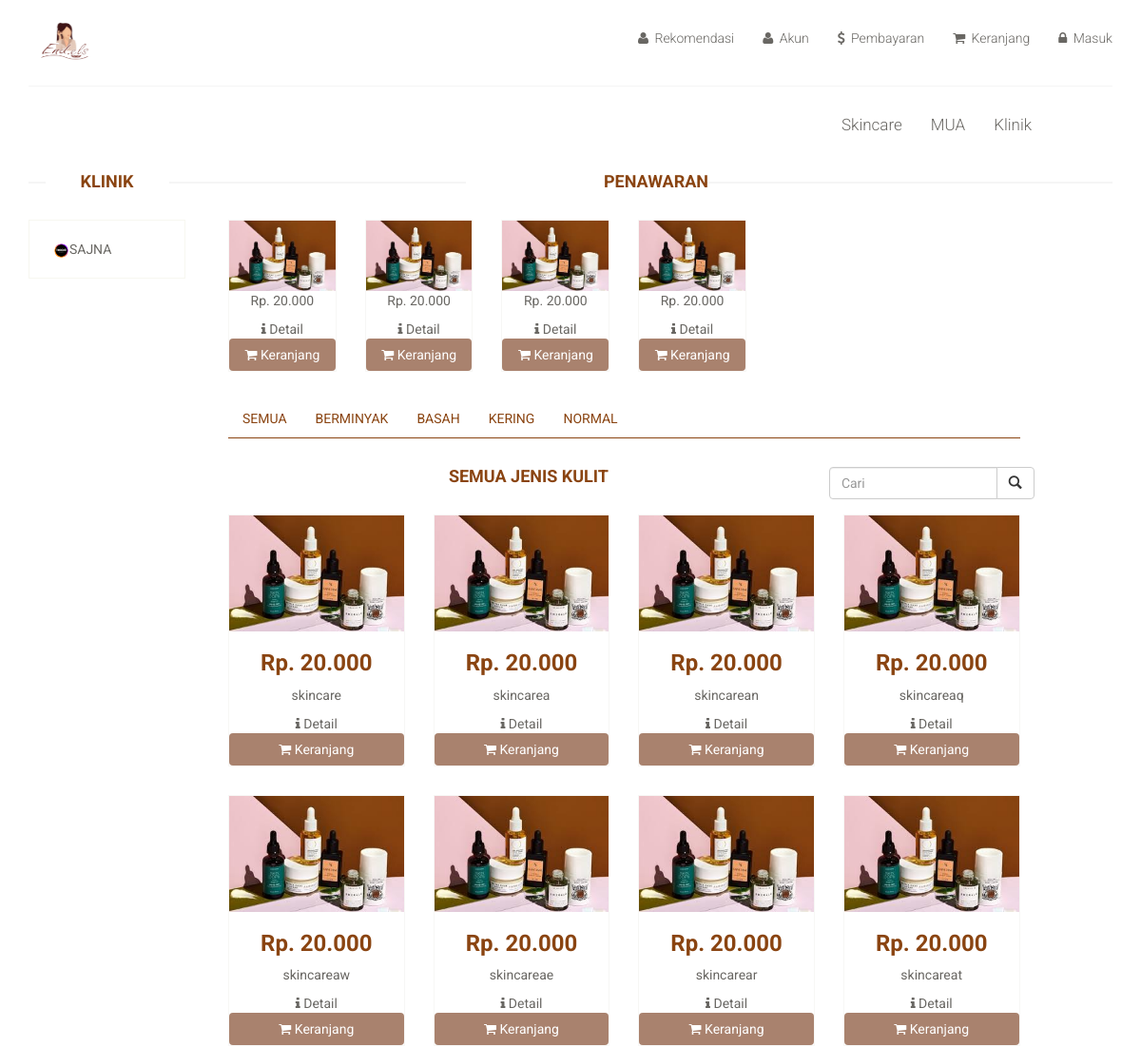
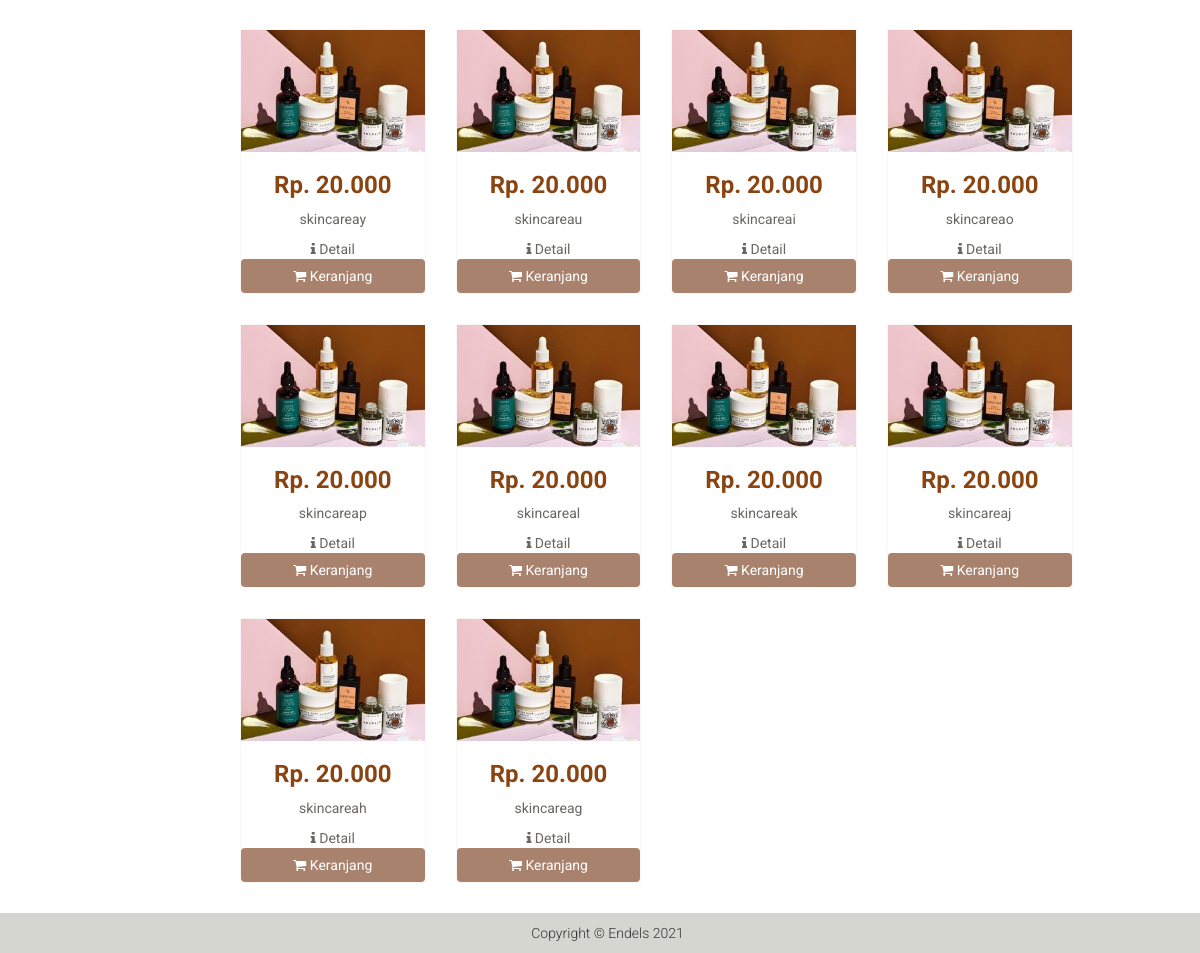
The page / on the database its author committed (2 pictures, top to bottom).
### tables this page shows
CREATE TABLE `toko` (
  `id_toko` int(11) NOT NULL,
  `id_user` int(11) NOT NULL,
  `id_klinik` int(11) NOT NULL,
  `nama_toko` varchar(50) NOT NULL,
  `alamat_toko` varchar(100) NOT NULL,
  `rt` int(3) NOT NULL,
  `rw` int(3) NOT NULL,
  `kelurahan` varchar(100) NOT NULL,
  `kecamatan` varchar(100) NOT NULL,
  `kabupaten` varchar(100) NOT NULL,
  `provinsi` varchar(100) NOT NULL,
  `kode_pos` int(11) NOT NULL,
  `tanggal_daftar` date NOT NULL,
  `nomor` int(11) NOT NULL,
  `logo` varchar(255) NOT NULL
);

CREATE TABLE `produk` (
  `id_produk` int(11) NOT NULL,
  `nama_produk` varchar(50) NOT NULL,
  `deskripsi` text NOT NULL,
  `foto` varchar(255) NOT NULL,
  `foto_2` varchar(255) NOT NULL,
  `foto_3` varchar(255) NOT NULL,
  `foto_4` varchar(255) NOT NULL,
  `harga` int(11) NOT NULL,
  `jumlah` int(11) NOT NULL,
  `berat` int(11) NOT NULL,
  `id_katagori` int(11) NOT NULL,
  `id_toko` int(11) NOT NULL,
  `rekomendasi` enum('1','0') NOT NULL DEFAULT '0'
);

CREATE TABLE `katagori` (
  `id_katagori` int(11) NOT NULL,
  `nama_katagori` varchar(255) NOT NULL,
  `gambar` varchar(255) NOT NULL
);

### application/controllers/skincare.php (called while the page is built, shortened)
<?php
class Skincare extends CI_Controller {
	public function __construct()
	{
		$this->load->model('M_Produk', '', TRUE);
	}
	public function index()
	{
		$data['katagori'] = $this->M_Produk->all_katagori();
		$data['produk'] = $this->M_Produk->all_produk();
		$data['rekomen'] = $this->M_Produk->penawaran();
		$data['toko'] = $this->M_Produk->toko();
		$this->load->view('template/header');
		$this->load->view('template/sidebar',$data);
		$this->load->view('user/index',$data);
		$this->load->view('template/footer');
	}
}

### index.php (called while the page is built, shortened)
<?php
require_once BASEPATH.'core/CodeIgniter.php';

### application/models/M_Produk.php (called while the page is built, shortened)
<?php
class M_Produk extends CI_Model
{
	public function all_katagori(){
		$this->db->select('*');
		$this->db->from('katagori');
		$query = $this->db->get();
		return $query->result_array();
	}
	public function all_produk(){
		$this->db->select('*');
		$this->db->from('produk');
		$this->db->join('katagori','katagori.id_katagori=produk.id_katagori');
		$query = $this->db->get();
		return $query->result_array();
	}
	public function penawaran(){
		$this->db->select('*');
		$this->db->from('produk');
		$this->db->where('rekomendasi',1);
		$query = $this->db->get();
		return $query->result_array();
	}
	public function toko(){
		$this->db->select('*');
		$this->db->from('toko');
		$query = $this->db->get();
		return $query->result_array();
	}
}

### application/views/user/index.php (the view, shortened to what this page needs)
			<h2 class="title text-center">Penawaran</h2>
			<div class="col-sm-9 padding-right">
				<div class="recommended_items">
						<?php foreach ($rekomen as $rek) {?>
						<div class="col-sm-2">
							<div class="product-image-wrapper">
								<div class="single-products">
									<div class="productinfo text-center">
										<img src="<?= base_url('asset/produk/').$rek['foto'];?>" alt="" />
										<p>Rp. <?=number_format($rek['harga'],'0','','.');?></p>
										<a href="#" class="detail" data-toggle="modal" data-target="#detail<?=$rek['id_produk']?>"><i class="fa fa-info"></i> Detail</a>
												<?php
													$hiddena = array('id_barang' => $rek['id_produk'], 'id_user' => '234');
													echo form_open('skincare/tambah_keranjang', 'id="keranjang'.$rek['id_produk'].'"', $hiddena);
												?>
										<button type="submit" form="keranjang<?=$rek['id_produk']?>" name="keranjang" class="btn btn-default-modal col-md-12" ><i class="fa fa-shopping-cart"> </i> Keranjang</button>
									</div>
								</div>
							</div>
						</div>
						<?php }; ?>
				</div>
				<div class="category-tab">
					<div id="myBtnContainer">
						<div class="col-sm-12">
							<ul class="nav nav-tabs">
								<li class="li"><a onclick="filterSelection('all','Semua jenis kulit')">Semua</a></li>
								<?php
									foreach ($katagori as $kat) {
								?>
									<li class="li"><a onclick="filterSelection('<?=$kat['id_katagori']?>','Kulit <?=$kat['nama_katagori']?>')"><?=$kat['nama_katagori']?></a></li>
								<?php } ?>
							</ul>
						</div>
						<form action="/action_page.php" >
		                <div class="input-group col-sm-3 pull-right">
		                  <input type="text" class="form-control" placeholder="Cari" name="search">
		                  <div class="input-group-btn">
		                    <button class="btn btn-default" type="submit">
		                      <i class="glyphicon glyphicon-search"></i>
		                    </button>
		                  </div>
		                </div>
		              </form>
					</div>
				<h2 class="pro text-center" id="p_judul"></h2>
						<?php foreach ($produk as $pro) {?>
						  <div class="column <?=$pro['id_katagori']?>">
							   <div class="col-sm-3">
									<div class="product-image-wrapper">
										<div class="single-products">
											<div class="productinfo text-center">
												<img src="<?= base_url('asset/produk/').$pro['foto'];?>" alt="" />
												<h2>Rp. <?=number_format($pro['harga'],'0','','.');?></h2>
												<p><?=$pro['nama_produk'];?></p>
												<a href="#" class="detail" data-toggle="modal" data-target="#detail<?=$pro['id_produk']?>"><i class="fa fa-info"></i> Detail</a>
												<?php
													$hiddena = array('id_barang' => $pro['id_produk'], 'id_user' => '234');
													echo form_open('skincare/tambah_keranjang', 'id="keranjang'.$pro['id_produk'].'"', $hiddena);
												?>
												<button type="submit" form="keranjang<?=$pro['id_produk']?>" name="keranjang" class="btn btn-default-modal col-md-12" ><i class="fa fa-shopping-cart"> </i> Keranjang</button>
												</form>
											</div>
										</div>
									</div>
								</div>
						  </div>
						<?php } ?>
				</div>
				</div>
		</div>
	</div>
</section>

### application/views/template/sidebar.php
<div class="col-sm-2">
	<div class="left-sidebar">
		<div class="brands_products">
			<h2><?php
				if ($this->uri->segment('1') == 'skincare') {
					echo "toko";
				} elseif($this->uri->segment('1') == 'mua') {
					echo "mua";
				}else{
					echo "klinik";
				}
			?>
		</h2>
		<div class="brands-name">
			<ul class="nav nav-pills nav-stacked">
				<?php foreach ($toko as $tok) {
					?>
					<li><a href="<?= base_url('skincare/toko/').$tok['id_toko'].'/'.$tok['nama_toko'];?>"> <span class="pull-left"><img src="<?= base_url('asset/logo_toko/').$tok['logo'];?>" width="15%"><?=$tok['nama_toko']?></span></a></li>
				<?php } ?>
			</div>
		</div>
	</div>
</div>

### asset/css/main.css (style rules this page uses)
body { font-family: 'Roboto', sans-serif; background:; position: relative; font-weight:400px; }
ul li { list-style: none; }
a { -webkit-transition: 300ms; -moz-transition: 300ms; -o-transition: 300ms; transition: 300ms; }
h1, h2, h3, h4, h5, h6 { font-family: 'Roboto', sans-serif; }
.column { display: none; }
.pro { color: #8a4411; font-family: 'Roboto', sans-serif; font-size: 18px; font-weight: 700; margin: 0 15px; text-transform: uppercase; margin-bottom: 30px; }
.detail { color: #696763; }
.btn-default-modal { color: #fff; background-color: #7334139c; }
.left-sidebar h2, .brands_products h2 { color: #8a4411; font-family: 'Roboto', sans-serif; font-size: 18px; font-weight: 700; margin: 0 auto 30px; text-align: center; text-transform: uppercase; position: relative; z-index:3; }
.left-sidebar h2:after, h2.title:after { content: " "; position: absolute; border: 1px solid #f5f5f5; bottom:8px; left: 0; width: 100%; height: 0; z-index: -2; }
.left-sidebar h2:before { content: " "; position: absolute; background: #fff; bottom: -6px; width: 130px; height: 30px; z-index: -1; left: 50%; margin-left: -65px; }
h2.title:before { content: " "; position: absolute; background: #fff; bottom: -6px; width: 220px; height: 30px; z-index: -1; left: 50%; margin-left: -110px; }
.brands-name { border: 1px solid #F7F7F0; padding-bottom: 20px; padding-top: 15px; }
.brands-name .nav-stacked li a { background-color: #FFFFFF; color: #696763; font-family: 'Roboto', sans-serif; font-size: 14px; padding: 5px 25px; text-decoration: none; text-transform: uppercase; }
.padding-right { padding-right: 0; }
h2.title { color: #8a4411; font-family: 'Roboto', sans-serif; font-size: 18px; font-weight: 700; margin: 0 15px; text-transform: uppercase; margin-bottom: 30px; position: relative; }
.product-image-wrapper { border:1px solid #F7F7F5; overflow: hidden; margin-bottom:30px; }
.single-products { position: relative; }
.productinfo h2 { color: #8a4411; font-family: 'Roboto', sans-serif; font-size: 24px; font-weight: 700; }
.productinfo p { font-family: 'Roboto', sans-serif; font-size: 14px; font-weight: 400; color: #696763; }
.productinfo img { width: 100%; }
.productinfo { position:relative; }
.category-tab { overflow: hidden; }
.category-tab ul { background: #ffffff; border-bottom: 1px solid #8a4411; list-style: none outside none; margin: 0 0 30px; padding: 0; width: 100%; }
.category-tab ul li a { border: 0 none; border-radius: 0; color: #8a4411; display: block; font-family: 'Roboto', sans-serif; font-size: 14px; text-transform: uppercase; }
.nav-tabs li a { border: 1px solid rgba(0, 0, 0, 0); border-radius: 4px 4px 0 0; line-height: 1.42857; margin-right:0; }
.recommended_items { overflow: hidden; }

### rows shown on the page
toko: logo (picture), nama_toko "SAJNA"
produk: foto (picture), harga "20.000", nama_produk "skincareat"
produk: foto (picture), harga "20.000", nama_produk "skincareay"
produk: foto (picture), harga "20.000", nama_produk "skincareau"
produk: foto (picture), harga "20.000", nama_produk "skincareai"
katagori: nama_katagori "BERMINYAK"
katagori: nama_katagori "BASAH"
katagori: nama_katagori "KERING"
katagori: nama_katagori "NORMAL"
produk: foto (picture), harga "20.000", nama_produk "skincare"
produk: foto (picture), harga "20.000", nama_produk "skincarea"
produk: foto (picture), harga "20.000", nama_produk "skincarean"
produk: foto (picture), harga "20.000", nama_produk "skincareaq"
produk: foto (picture), harga "20.000", nama_produk "skincareaw"
produk: foto (picture), harga "20.000", nama_produk "skincareae"
produk: foto (picture), harga "20.000", nama_produk "skincarear"
produk: foto (picture), harga "20.000", nama_produk "skincareao"
produk: foto (picture), harga "20.000", nama_produk "skincareap"
produk: foto (picture), harga "20.000", nama_produk "skincareal"
produk: foto (picture), harga "20.000", nama_produk "skincareak"
produk: foto (picture), harga "20.000", nama_produk "skincareaj"
produk: foto (picture), harga "20.000", nama_produk "skincareah"
produk: foto (picture), harga "20.000", nama_produk "skincareag"
